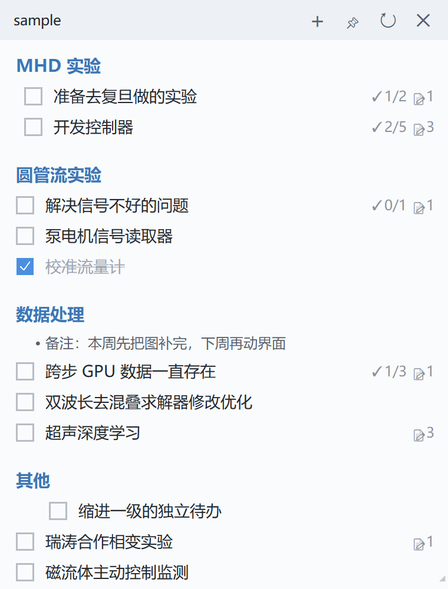
#> input picture ui_audit/phase0/before/main.png, 448 x 589 px, shrunk from 760 x 1000 before the run; its folder holds only this picture in this run
$ python make_compare.py
#> lines starting #> are read from the running program, lines starting #| are printed output that depends on the picture
# -*- coding: utf-8 -*-
"""拼接 before/after 对比图, 用于 Phase 0 验收。"""
import os
from PIL import Image, ImageDraw, ImageFont

HERE = os.path.dirname(os.path.abspath(__file__))
FONT = "C:/Windows/Fonts/msyh.ttc"


def label_font(size):
    try:
        return ImageFont.truetype(FONT, size)
    except Exception:
        return ImageFont.load_default()


def compose(name, before, after, out, gap=18, label_h=52, bg="#E9EDF2"):
#> called with name = 'main.png', before = 'main.png', after = 'main.png', out = 'compare_main.png', gap = 18, label_h = 52, bg = '#E9EDF2'
    a = Image.open(os.path.join(HERE, "before", before)).convert("RGB")
#> a is the input picture: PIL image 448x589 RGB; mean R, G, B 239.8, 241.7, 243.8
    b = Image.open(os.path.join(HERE, "after", after)).convert("RGB")
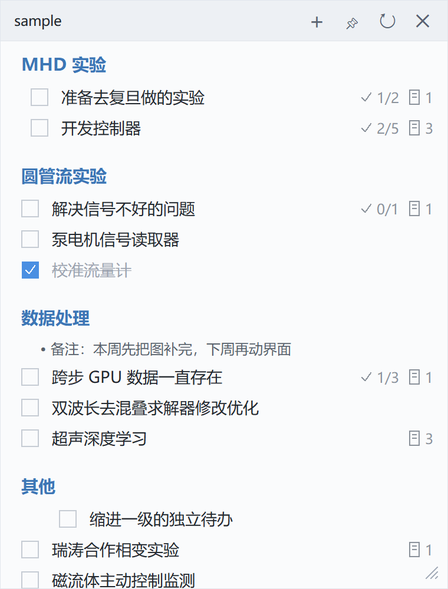
#> input picture ui_audit/phase0/after/main.png, 448 x 589 px, shrunk from 760 x 1000 before the run
#> b is the input picture: PIL image 448x589 RGB; mean R, G, B 239.8, 241.7, 243.8
    h = max(a.height, b.height) + label_h
#> h = 641
    w = a.width + gap + b.width
#> w = 914
    canvas = Image.new("RGB", (w, h), bg)
    canvas.paste(a, (0, label_h))
    canvas.paste(b, (a.width + gap, label_h))
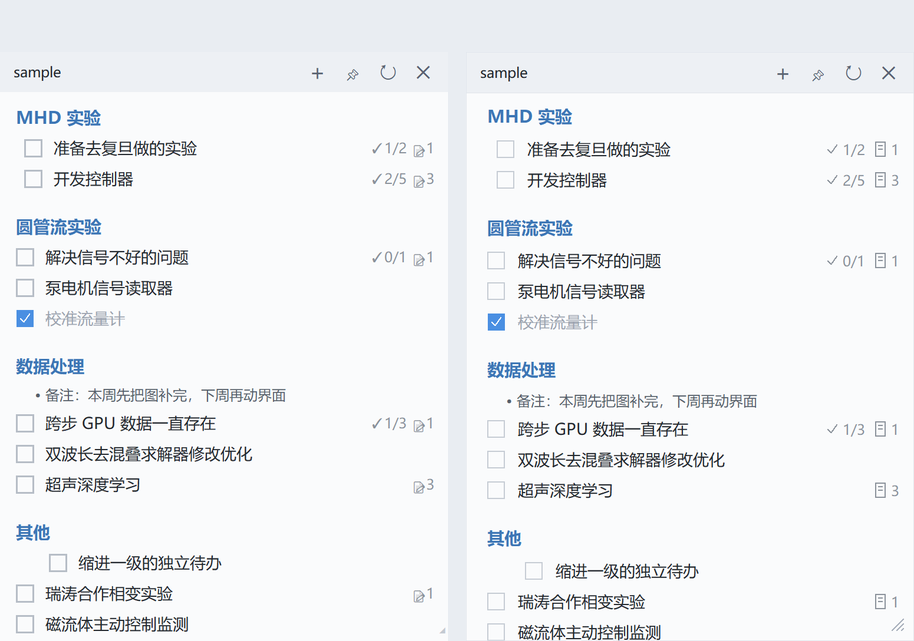
#> canvas: PIL image 914x641 RGB; mean R, G, B 239.1, 241.2, 243.6
    d = ImageDraw.Draw(canvas)
    f = label_font(22)
    d.text((6, 12), "BEFORE  0.2.6", font=f, fill="#5A6472")
    d.text((a.width + gap + 6, 12), "AFTER  0.2.7", font=f, fill="#2F6DB5")
    d.line((a.width + gap // 2, 0, a.width + gap // 2, h), fill="#D5DBE3", width=1)
    canvas.save(os.path.join(HERE, out))
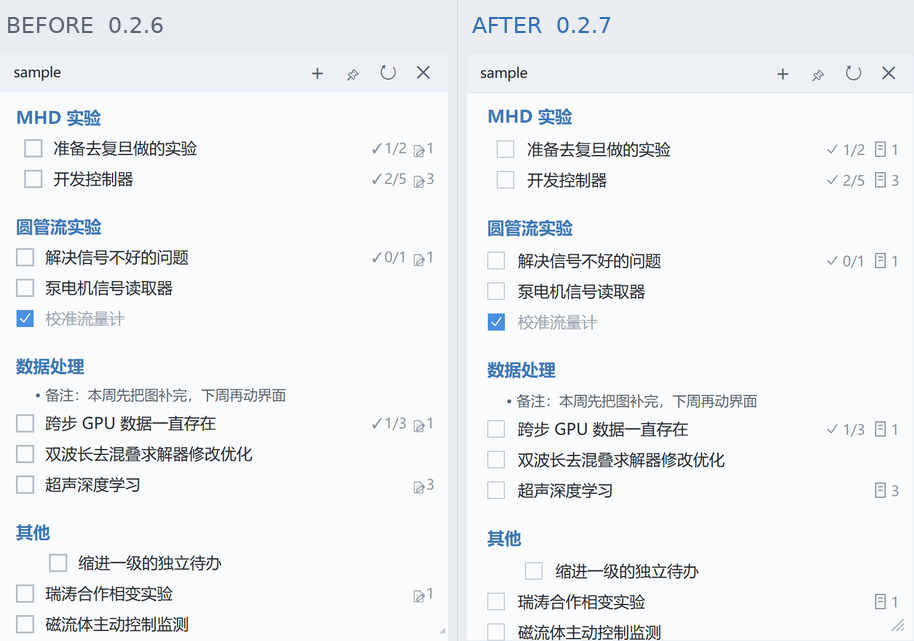
#> saved as compare_main.png: PIL image 914x641 RGB; mean R, G, B 238.7, 240.9, 243.3
    print(out, canvas.size)
#| compare_main.png (914, 641)


compose("main.png", "main.png", "main.png", "compare_main.png")
compose("panel.png", "panel.png", "panel.png", "compare_panel.png")
#> call 2 of compose, with name = 'panel.png', before = 'panel.png', after = 'panel.png', out = 'compare_panel.png', gap = 18, label_h = 52, bg = '#E9EDF2'
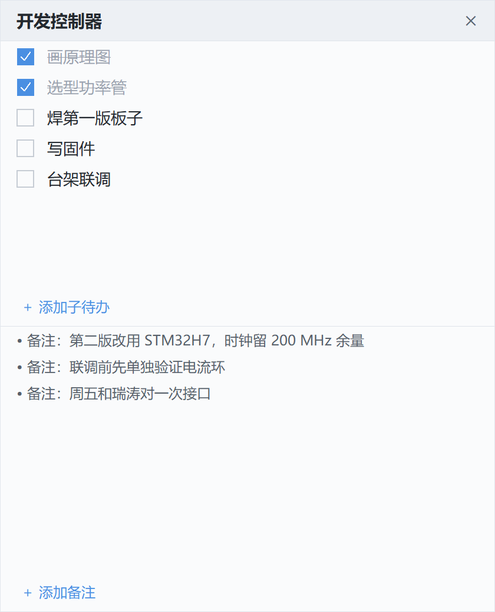
#> input picture ui_audit/phase0/after/panel.png, 495 x 612 px, shrunk from 840 x 1040 before the run, found by its file name
#> in compose, a is the input picture: PIL image 495x612 RGB; mean R, G, B 245.2, 246.7, 248.4
#> in compose (call 2), `canvas = Image.new("RGB", (w, h), bg)`:
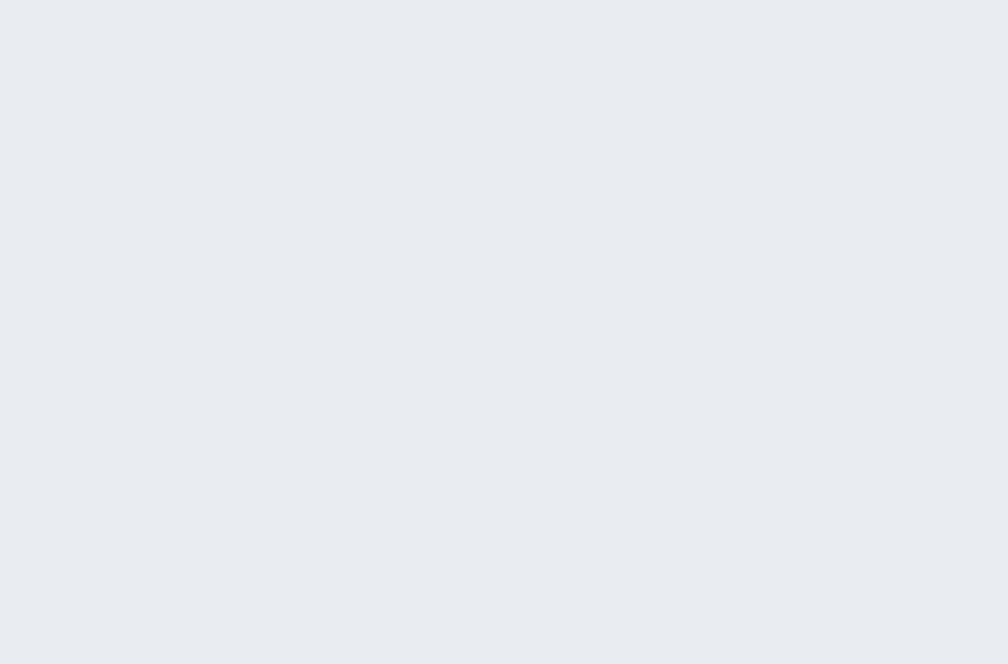
#> canvas: PIL image 1008x664 RGB; mean R, G, B 233, 237, 242
#> in compose (call 2), `canvas.paste(b, (a.width + gap, label_h))`:
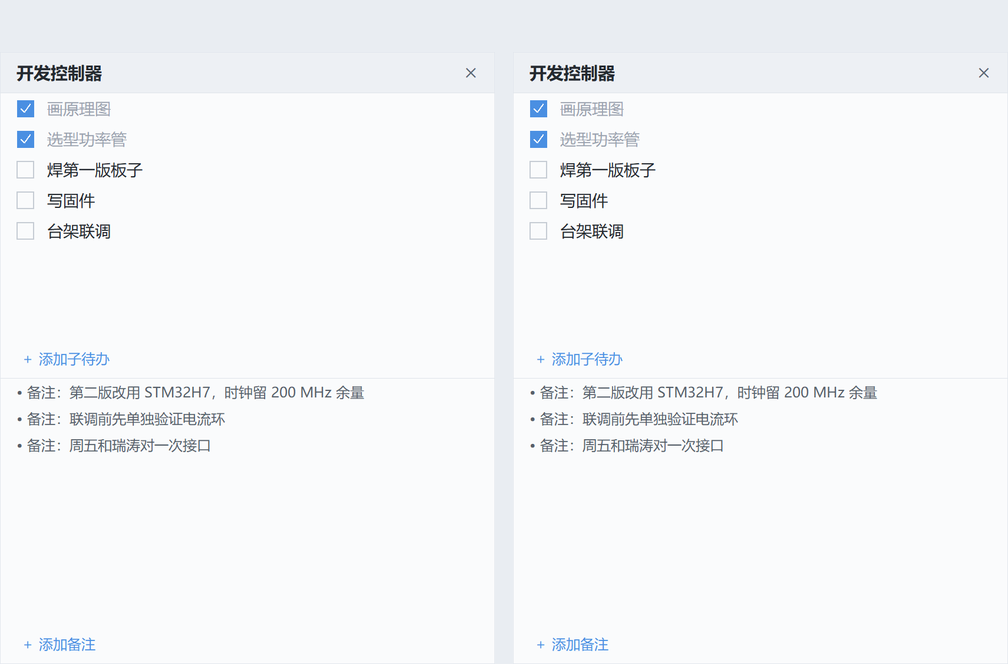
#> canvas: PIL image 1008x664 RGB; mean R, G, B 244.1, 245.8, 247.8
#> in compose (call 2), `canvas.save(os.path.join(HERE, out))`:
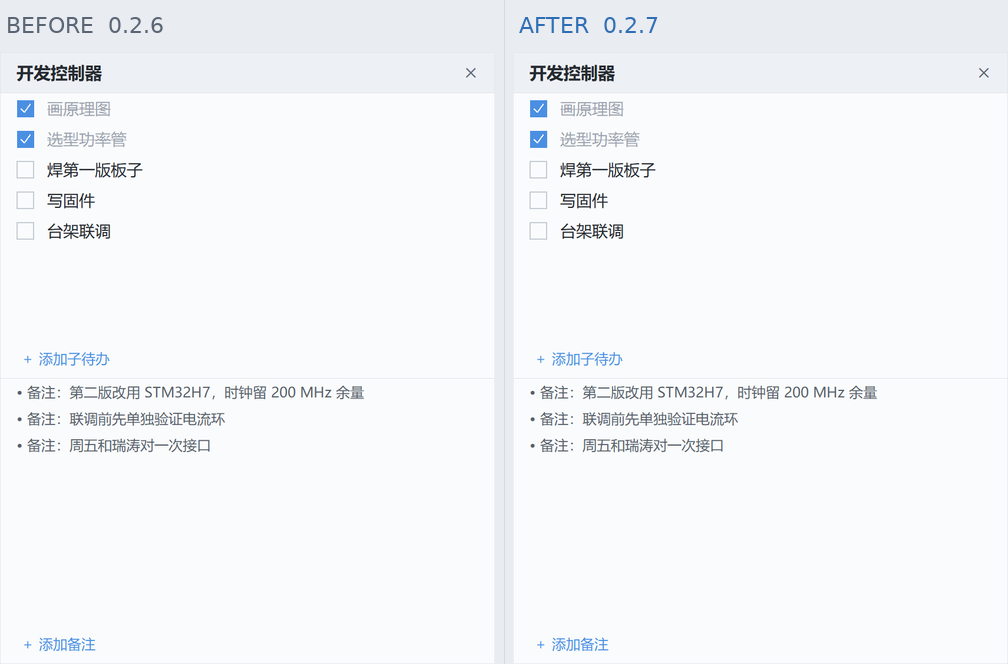
#> saved as compare_panel.png: PIL image 1008x664 RGB; mean R, G, B 243.7, 245.5, 247.6
#| compare_panel.png (1008, 664)
